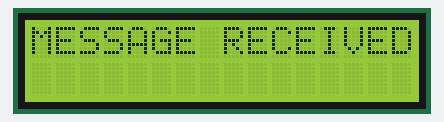
A sketch run on a simulated ESP8266 (NodeMCU). Parts: 16×2 character LCD. WiFi joins after 1.5 s; servers stay silent unless stated; what the sketch prints to the serial monitor is not drawn.

Above: at 2.4 s.

The sketch:

sever.to.esp.ino
```cpp
#include <ESP8266WiFi.h>
#include <ESP8266HTTPClient.h>
#include <LiquidCrystal_I2C.h>
LiquidCrystal_I2C lcd(0x27, 16, 2);
const char* ssid = "";
const char* password = "";
String messages = "";  // To store the translated message


void setup(void) {
  Serial.begin(9600);
  lcd.init();
  lcd.backlight();
  lcd.clear();
  lcd.setCursor(0, 0);
  lcd.print("Wi-Fi");
  lcd.setCursor(0, 1);
  lcd.print("OFFLINE");
  WiFi.begin(ssid, password);

  while (WiFi.status() != WL_CONNECTED) {
    delay(1000);
    Serial.println("Connecting to WiFi...");
  }
  lcd.clear();
  lcd.setCursor(0, 0);
  lcd.print("Wi-Fi");
  lcd.setCursor(0, 1);
  lcd.print("ONLINE");
  Serial.println("Connected to WiFi");
}

void loop(void) {
  HTTPClient http;
  http.begin("http://192.168.10.22/Morse_Code_Transmission/read.php");
  int httpCode = http.GET();
  if (httpCode > 0) {
    messages = http.getString();
    Serial.println(messages);
  } else {
  }
  http.end();
  lcd.clear();
  lcd.setCursor(0, 0);
  lcd.print("MESSAGE RECEIVED");
  lcd.setCursor(0, 1);
  lcd.print(messages);
  delay(10000);
}
```
